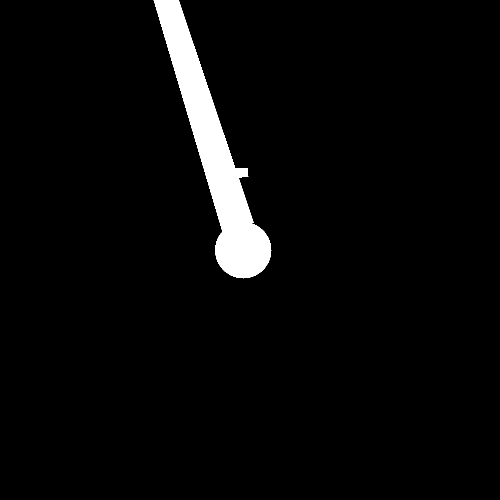
#> input picture configs/synthetic-benchmark/assets/controlled-occluders.png, 1000 x 1000 px (shown at 1/2 size)
$ python -i seeded_tracking_runtime.py   (imports and definitions only)
#> lines starting #> are read from the running program, lines starting #| are printed output that depends on the picture; after the words box and inside, x2 and y2 are one past the last pixel; in counts of white or black regions, pixels touching at a corner belong together
#> further down, picture is the input picture: shape (1000, 1000, 3); 3.7% white; 1 white region, box (x1, y1, x2, y2) and area: (307, 0, 543, 557) 36761
"""Headless runtime adapters for seeded optical-flow tracking."""

from __future__ import annotations

from dataclasses import dataclass

import cv2
import numpy as np
from scipy.ndimage import gaussian_filter
from skimage.color import rgb2gray
from skimage.morphology import disk, white_tophat
from skimage.util import img_as_ubyte

from trackleed.logic.workflows.seeded_tracking import (
    OpticalFlowConfig,
    OutOfBoundsPolicy,
    RunContext,
    SeededTrackingCancelled,
    SeededTrackingConfig,
    SeededTrackingRequest,
    SeedRect,
    SkipAnchorOpticalFlowConfig,
    TrackedSpotIdentity,
    TrackingPreflightIssue,
    TrackingProgress,
    TrackingResult,
    TrackObservation,
)


@dataclass
class _TrackingSetup:
    reference_index: int
    background: np.ndarray | None
    reference_image: np.ndarray
    observations: dict[int, list[TrackObservation]]


@dataclass
class _SkipAnchorState:
    anchor_indices: np.ndarray
    anchor_positions: np.ndarray
    alive: np.ndarray
    skip_counts: np.ndarray
    images: dict[int, np.ndarray]


class OpticalFlowRuntime:
    # [73 lines left out: functions validate_config, preflight, run, not called in this run]


class SkipAnchorOpticalFlowRuntime:
    # [126 lines left out: functions validate_config, preflight, run, _prepare_tracking, _tracking_result, not called in this run]


def prepare_optical_flow_image(
    image: np.ndarray,
    background: np.ndarray | None = None,
) -> np.ndarray:
    if image is None or image.size == 0:
        raise ValueError("Could not load tracking image")
    if image.ndim == 3:
        gray = rgb2gray(image)
    else:
        image_float: np.ndarray = image.astype(np.float32)
        minimum, maximum = float(np.min(image_float)), float(np.max(image_float))
        gray = (
            (image_float - minimum) / (maximum - minimum)
            if maximum > minimum
            else np.zeros_like(image_float)
        )
    working = gray.copy()
    if background is not None:
        normalized_background = normalized_grayscale(background)
        if normalized_background.shape == working.shape:
            working -= normalized_background
            np.clip(working, 0.0, None, out=working)
    residual = gaussian_filter(working, sigma=5)
    enhanced = white_tophat(working - residual, footprint=disk(5))
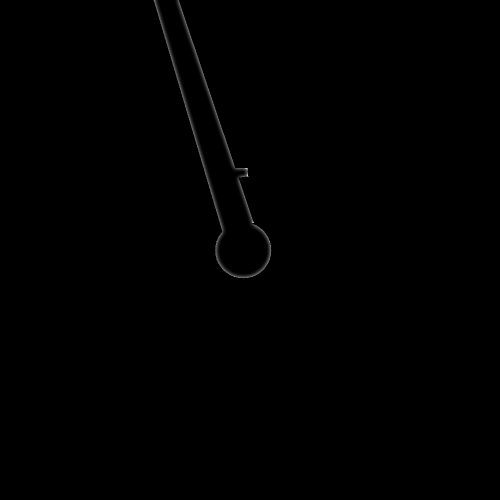
#> enhanced: shape (1000, 1000) float64 (shown at 1/2 size); min 0, max 0.991, mean 0.00215
    minimum, maximum = np.min(enhanced), np.max(enhanced)
#> minimum = 0; maximum = 0.991
    normalized = (
        (enhanced - minimum) / (maximum - minimum)
        if maximum > minimum
        else np.zeros_like(enhanced)
    )
    return img_as_ubyte(normalized)


# [297 lines left out: functions _advance_points, _advance_skip_anchor_points, _match_skip_anchor, _forward_backward_matches, ncc_around, _patch_fits and 5 more, not called in this run]


def _raise_if_cancelled(context: RunContext) -> None:
    if context.is_cancelled():
        raise SeededTrackingCancelled("Seeded tracking cancelled")

>>> import cv2
>>> picture = cv2.cvtColor(cv2.imread('../../configs/synthetic-benchmark/assets/controlled-occluders.png'), cv2.COLOR_BGR2RGB)
>>> result = prepare_optical_flow_image(picture)
